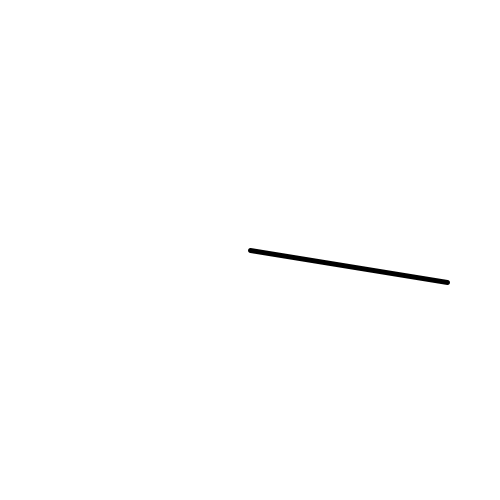
Frame 1 (no input)
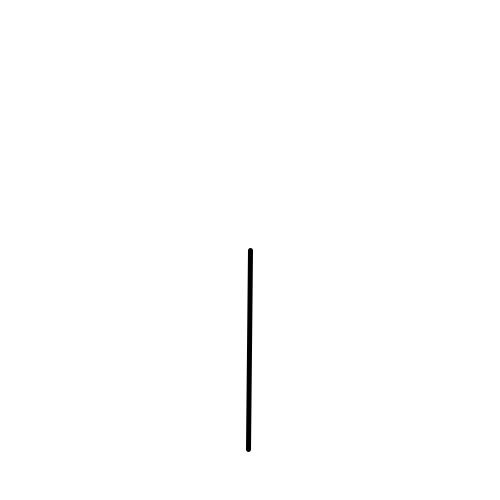
Frame 60 (the mouse pressed at the canvas centre just before this capture)
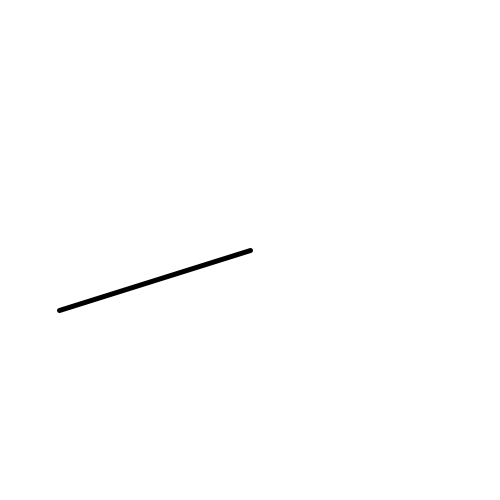
Frame 120 (the mouse held since frame 60 and released just before this capture)

The Processing sketch that drew these frames (run headless with seeded random() and noise(); from frame 60 on, the mouse is pressed at the canvas centre):

// Processing sketch: C1W5_mapReview
// ── C1W5_mapReview.pde
void setup(){
  size (500,500);
}

void draw(){
  //float c = map(millis (), 0, 5000, 0, 255);
  //background (c);
  //println (c);
  
  background (255);
  translate (width/2, height/2);
  float a = map(millis (), 0, 5000, 0, TWO_PI);
  rotate(a);
  strokeWeight(5);
  line (0,0,200,0);
  
}
